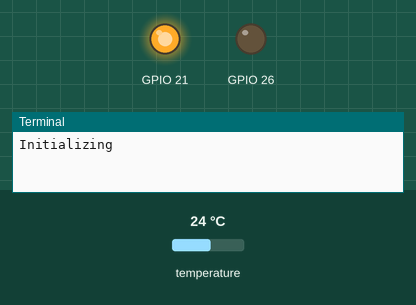
Recording of a program running on a simulated Raspberry Pi (BCM pin numbers). On the bench: output pins drawn as LEDs (lit = HIGH), the last lines printed to the terminal. Dashed ring = blinking. The inputs (shaded band) are chosen by the test bench; at power-on: temperature 24 °C. The clock reads 2024-03-15 10:24:30 at power-on unless the program sets it; library files of the repository ran but are not shown: driver.py.

Above: at 1.4 s.
1.5 s: temperature set to 41 °C
At 2.57 s:
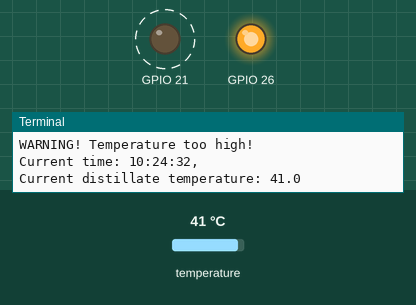
At 4.7 s:
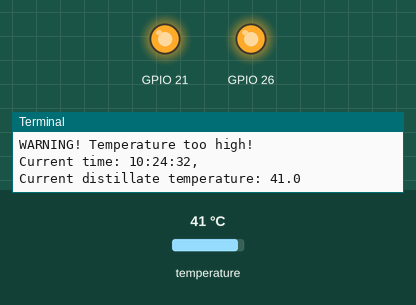
5.0 s: temperature set to 35.9 °C
8.5 s: temperature set to 34.5 °C
At 10.0 s:
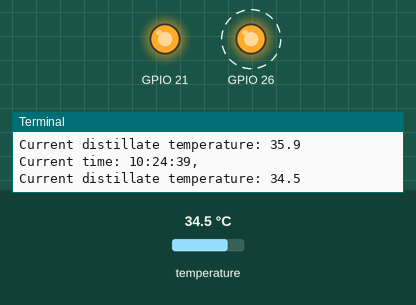
Timing chart, 0 to 18.0 s (numbered marks = the images above; inputs shaded):
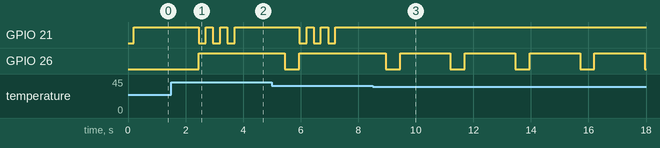

Measured:
- the behaviour switches between 35.1 and 35 °C on temperature (found by bisection; images 2 and 3)
- after the input at 1.5 s, GPIO 21: alternates HIGH for 0.25 s and LOW for 0.25 s, 6 changes in all, then stays HIGH, starting after 0.95 s; GPIO 26: LOW → HIGH after 0.95 s instead of 0.45 s
- after the input at 8.5 s, GPIO 21: stops changing and stays HIGH; GPIO 26: alternates HIGH for 1.8 s and LOW for 0.50 s, starting after 2.7 s

The program:

Command.py
```python
from src import driver, temp
import time, RPi.GPIO

if __name__ == "__main__":
    drive = driver.Driver()
    temp_history = []
    try:
        while True:
            time.sleep(1)
            drive.collect_data()
            # temp_history.append(float(temp.TempControl().check_temperature()))

    except:
        print("Error occured")
    finally:
        RPi.GPIO.cleanup()
```

temp.py
```python
import w1thermsensor
import RPi.GPIO as GPIO


class TempControl:
    def __init__(self):
        GPIO.setwarnings(False)


    def check_distill_temp(self):

        sensor = w1thermsensor.W1ThermSensor()
        temp_distilled = sensor.get_temperature()


        return float(temp_distilled)
    #
    # def check_inner_temp(self):
    #     sensor = w1thermsensor.W1ThermSensor()
    #     temp_inner = sensor.get_temperature()
    #
    #     return temp_inner
```
